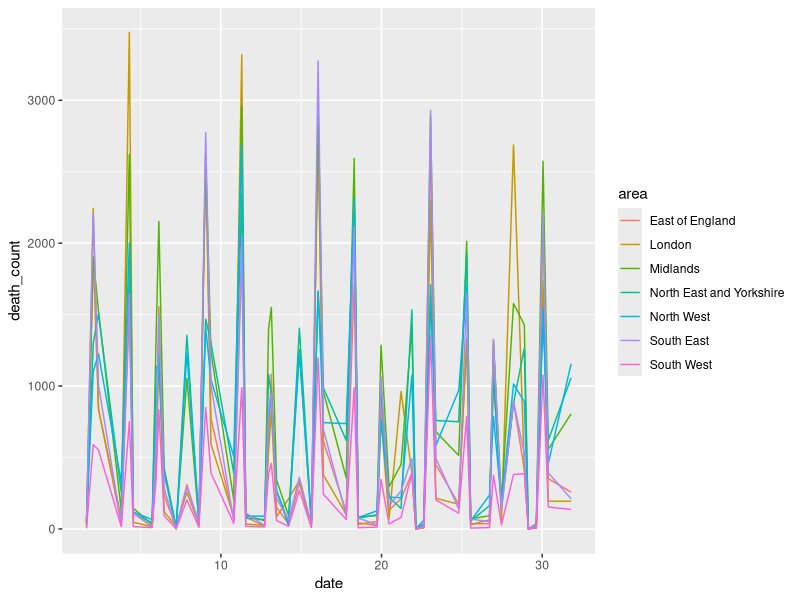
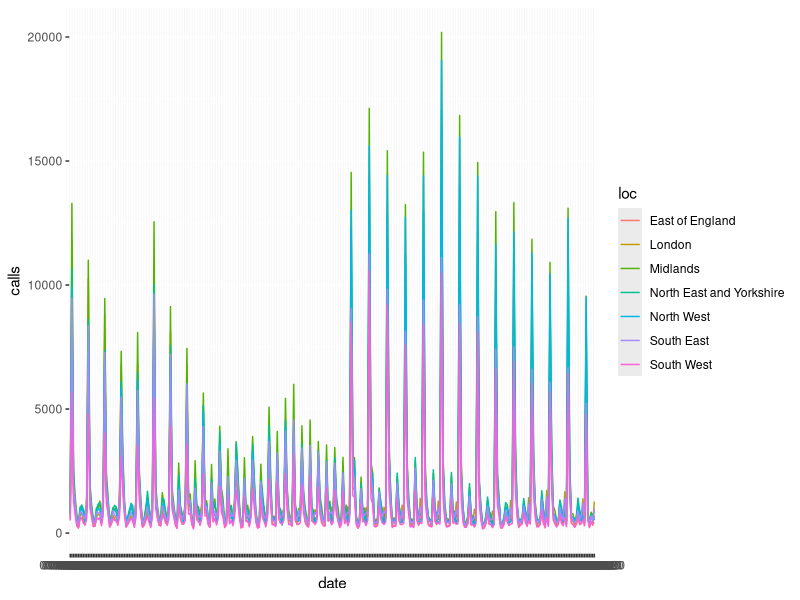

Source code (R) for these figures, in order:
## ---- chunk 1
knitr::opts_chunk$set(
	echo = TRUE,
	message = FALSE,
	warning = FALSE,
	results = "hide",
	error = FALSE,
	comment = ''
)
## ---- chunk 2
library(tidyr)

# be sure to set working directory correctly

deaths <- read.csv("NHS_Regions_Datasets/nhs_regions_deaths.csv",
                   header=FALSE)
deaths_t <- t(deaths)
region_names <- deaths_t[1,2:8]
deaths.df <- data.frame(deaths_t[c(-1,-2),])
colnames(deaths.df) <- c('week', region_names)
deaths_long.df <- gather(deaths.df,'area','deaths',2:8)
deaths_long.df$death_count <- as.numeric(deaths_long.df$deaths)
deaths_long.df$date <- as.Date(deaths_long.df$week)

## ---- chunk 3
library(ggplot2)

ggplot(deaths_long.df) +
  aes(x=date, y=death_count, group=area, color=area) +
  geom_line() -> p1

p1

## ---- chunk 4
library(tidyr)
calls_111 <- read.csv("NHS_Regions_Datasets/nhs_regions_111_calls.csv",
                      header=FALSE, row.names=NULL)
calls_111_t <- t(calls_111)
calls_111.df <- data.frame(calls_111_t)
colnames(calls_111.df) <- c('date',calls_111_t[1,2:8])
calls_111.df <- calls_111.df[c(-1,-2),] #get rid of names and source
calls_111_long.df <- gather(calls_111.df, 'loc', 'call_count', 2:8)
calls_111_long.df$calls <- as.numeric(calls_111_long.df$call_count)

head(calls_111_long.df)


## ---- chunk 5
library(ggplot2)
library(gridExtra)

ggplot(calls_111_long.df) +
  aes(x=date, y=calls, group=loc, color=loc) +
  geom_line() -> p2

p2

## ---- chunk 6
saveRDS(calls_111.df, "NHS_Regions_Datasets/nhs_regions_111_calls.Rds")
saveRDS(deaths.df, "NHS_Regions_Datasets/nhs_regions_deaths.Rds")

